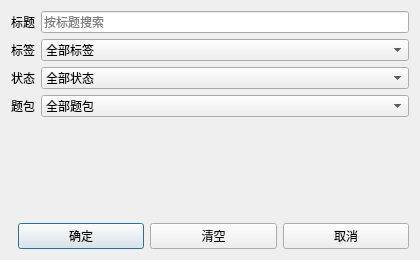
<?xml version="1.0" encoding="UTF-8"?>
<ui version="4.0">
 <class>FilterDialog</class>
 <widget class="QDialog" name="FilterDialog">
  <property name="geometry">
   <rect>
    <x>0</x>
    <y>0</y>
    <width>420</width>
    <height>260</height>
   </rect>
  </property>
  <property name="windowTitle">
   <string>题目筛选</string>
  </property>
  <layout class="QVBoxLayout" name="verticalLayout">
   <item>
    <layout class="QFormLayout" name="formLayout">
     <item row="0" column="0">
      <widget class="QLabel" name="titleLabel">
       <property name="text"><string>标题</string></property>
      </widget>
     </item>
     <item row="0" column="1">
      <widget class="QLineEdit" name="titleEdit">
       <property name="placeholderText"><string>按标题搜索</string></property>
      </widget>
     </item>
     <item row="1" column="0">
      <widget class="QLabel" name="tagLabel">
       <property name="text"><string>标签</string></property>
      </widget>
     </item>
     <item row="1" column="1">
      <widget class="QComboBox" name="tagComboBox">
       <item><property name="text"><string>全部标签</string></property></item>
      </widget>
     </item>
     <item row="2" column="0">
      <widget class="QLabel" name="statusLabel">
       <property name="text"><string>状态</string></property>
      </widget>
     </item>
     <item row="2" column="1">
      <widget class="QComboBox" name="statusComboBox">
       <item><property name="text"><string>全部状态</string></property></item>
       <item><property name="text"><string>未开始</string></property></item>
       <item><property name="text"><string>练习中</string></property></item>
       <item><property name="text"><string>本地通过</string></property></item>
      </widget>
     </item>
     <item row="3" column="0">
      <widget class="QLabel" name="packageLabel">
       <property name="text"><string>题包</string></property>
      </widget>
     </item>
     <item row="3" column="1">
      <widget class="QComboBox" name="packageComboBox">
       <item><property name="text"><string>全部题包</string></property></item>
      </widget>
     </item>
    </layout>
   </item>
   <item>
    <layout class="QHBoxLayout" name="buttonLayout">
     <item><spacer name="horizontalSpacer"><property name="orientation"><enum>Qt::Horizontal</enum></property></spacer></item>
     <item><widget class="QPushButton" name="applyButton"><property name="text"><string>确定</string></property></widget></item>
     <item><widget class="QPushButton" name="clearButton"><property name="text"><string>清空</string></property></widget></item>
     <item><widget class="QPushButton" name="cancelButton"><property name="text"><string>取消</string></property></widget></item>
    </layout>
   </item>
  </layout>
 </widget>
 <resources/>
 <connections/>
</ui>
